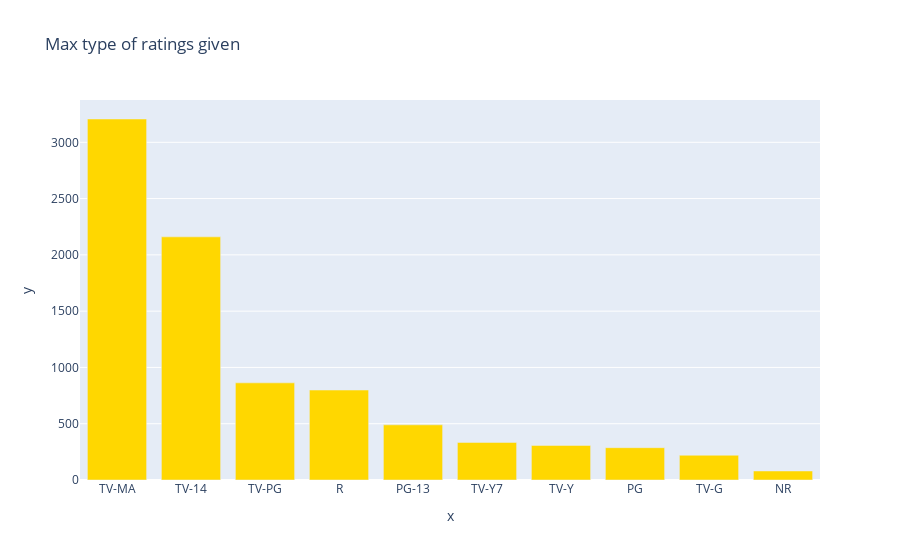

The notebook cell saved with this chart:
### Code cell
fig=px.bar(x=l.index,y=l, title = 'Max type of ratings given', color_discrete_sequence=['gold'])
fig.show()

### Figure 1 — Plotly figure (JSON) as saved in the notebook; plotly's stock layout.template omitted (floating-point values rounded to 4 significant figures)
{"data": [{"alignmentgroup": "True", "hovertemplate": "x=%{x}<br>y=%{y}<extra></extra>", "legendgroup": "", "marker": {"color": "gold", "pattern": {"shape": ""}}, "name": "", "offsetgroup": "", "orientation": "v", "showlegend": false, "textposition": "auto", "type": "bar", "x": ["TV-MA", "TV-14", "TV-PG", "R", "PG-13", "TV-Y7", "TV-Y", "PG", "TV-G", "NR"], "xaxis": "x", "y": [3207, 2160, 863, 799, 490, 334, 307, 287, 220, 80], "yaxis": "y"}], "layout": {"barmode": "relative", "legend": {"tracegroupgap": 0}, "title": {"text": "Max type of ratings given"}, "xaxis": {"anchor": "y", "domain": [0, 1], "title": {"text": "x"}}, "yaxis": {"anchor": "x", "domain": [0, 1], "title": {"text": "y"}}}}
